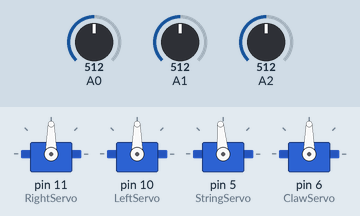
Simulated run of this sketch. Board: Arduino Uno, built with avr-gcc and run on an emulated ATmega328P. Parts: 4 × servo. Inputs (shaded band) come from the test bench; at power-on: A0 = 512, A1 = 512, A2 = 512.

Above: at 1.2 s.
1.3 s: A0 set to 716
At 2.5 s:
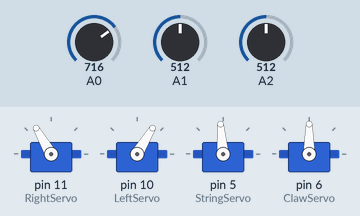
2.8 s: A1 set to 716
At 3.9 s:
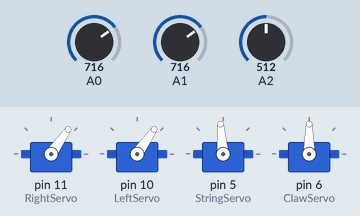
4.3 s: A0 set to 900
At 5.1 s:
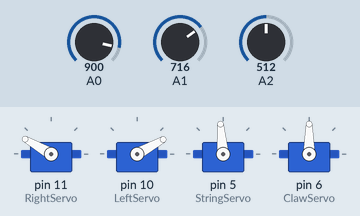
5.8 s: A1 set to 900
At 6.3 s:
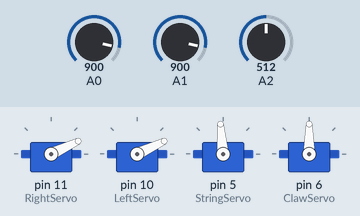
7.3 s: A0 set to 940
At 8.5 s:
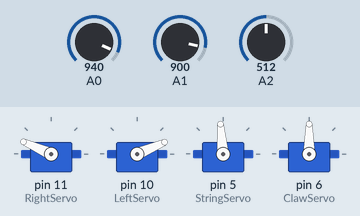
8.8 s: A1 set to 926
At 9.9 s:
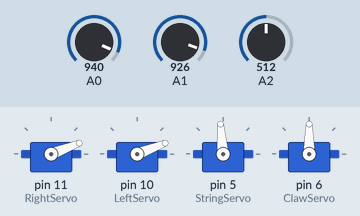
Timing chart, 0 to 11.3 s (numbered marks = the images above; inputs shaded):
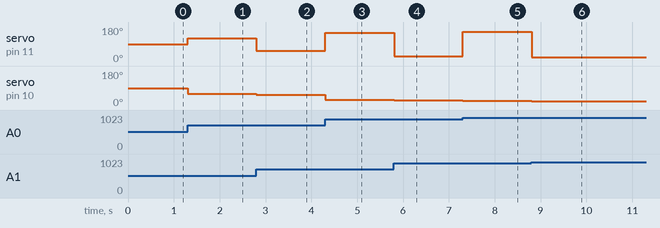

Measured:
- the behaviour switches between 926 and 927 on A0 (found by bisection; images 4 and 5)
- the behaviour switches between 914 and 915 on A1 (found by bisection; images 5 and 6)
- after the input at 1.3 s, servo on pin 11 (RightServo): 90° → 120° at once; servo on pin 10 (LeftServo): 90° → 59° at once
- after the input at 2.8 s, servo on pin 11 (RightServo): 120° → 55° at once; servo on pin 10 (LeftServo): 59° → 55° at once
- after the input at 4.3 s, servo on pin 11 (RightServo): 55° → 150° at once; servo on pin 10 (LeftServo): 55° → 29° at once
- after the input at 5.8 s, servo on pin 11 (RightServo): 150° → 25° at once; servo on pin 10 (LeftServo): 29° → 25° at once
- after the input at 7.3 s, servo on pin 11 (RightServo): 25° → 156° at once; servo on pin 10 (LeftServo): 25° → 23° at once
- after the input at 8.8 s, servo on pin 11 (RightServo): 156° → 21° at once; servo on pin 10 (LeftServo): 23° → 21° at once

The sketch:

Manual_Control.ino
```cpp
#include <Servo.h>

Servo LeftServo;
Servo RightServo;
Servo StringServo;
Servo ClawServo;

void setup() {
  // put your setup code here, to run once:
  RightServo.attach(11);
  LeftServo.attach(10);
  StringServo.attach(5);
  ClawServo.attach(6);
  pinMode(A0, INPUT);
  pinMode(A1, INPUT);
  pinMode(A2, INPUT);
}

void loop() {
  int xVal;
  int yVal;
  int number;
  int rotationSpeedUp = 300;
  int rotationSpeedDown = 1535;  // Adjust this value to control the rotation speed
  int rotationDurationUp = 11000;
  int rotationDurationDown = 9000;  // Rotation duration in milliseconds
  int stopDuration = 1000;  //


  while (true) {
    xVal = analogRead(A1) - 506;
    yVal = analogRead(A0) - 532;
    number = analogRead(A2);
    StringServo.writeMicroseconds(1525);  // Adjust the value if needed

// determine which direction joystick is pointed
    if (abs(xVal) > abs(yVal) && abs(xVal) > 50) {
      double num = (double(xVal) / 550) * 90;
      //Serial.println(num);
      LeftServo.write(90 - num);
      RightServo.write(90 - num);
      delay(10);
      break;
    }

    if (abs(yVal) > abs(xVal) && abs(yVal) > 50) {
      double num = (double(yVal) / 550) * 90;
      LeftServo.write(90 - num);
      RightServo.write(90 + num);
      delay(10);
      break;
    }
    if (abs(xVal) < 20 && abs(yVal) < 20) {
    LeftServo.write(90);
    RightServo.write(90);
    delay(10);
  }
    if (number <= 2){
      ClawServo.write(0);
      StringServo.writeMicroseconds(1535 - rotationSpeedDown);  // Adjust the value if needed
      delay(rotationDurationDown);
      StringServo.writeMicroseconds(1535);  // Stop the servo
      ClawServo.write(180);
      delay(stopDuration);
      StringServo.writeMicroseconds(2000);  // Adjust the value if needed
      delay(rotationDurationUp);
      StringServo.writeMicroseconds(1525);  // Adjust the value if needed
      delay(10);
    }

}}
```
